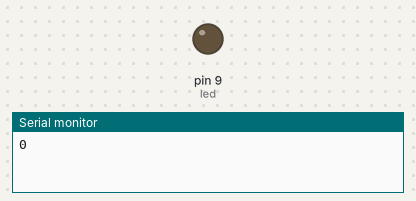
The sketch below on a simulated Arduino Uno, built with avr-gcc and run on an emulated ATmega328P. Shown: output pins drawn as LEDs (lit = HIGH), the last lines printed to the serial monitor.

Above: at 0.05 s.
At 3.05 s:
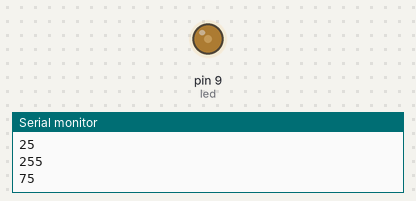
At 6.0 s:
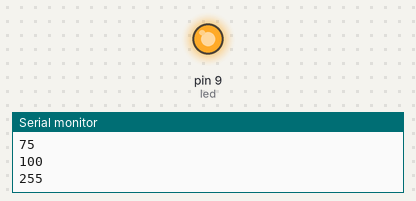
Timing chart, 0 to 7.8 s (numbered marks = the images above):
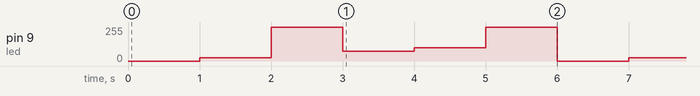

The sketch:

ThirdWardLoopsAndArrays.ino
```cpp
int maximum = 100;
int minim = 0;
int led = 9;

int numbers[] = {0,25,255, 75, 100,255};
int numbersLength = 6;

void setup(){
  Serial.begin(9600);
  pinMode(led,OUTPUT);

  //Serial.println(numbers[0]);
  /*
  while(minim < maximum){

    minim++;
    Serial.println(minim);
    delay(100);

  }

  for(int i = 0; i < 100; i++){
    Serial.println(i);
    delay(100);
  }
  */
}


void loop(){
  /*
  for(int i = 0; i < 255; i++){
    Serial.println(i);
    analogWrite(led,i);
    delay(10);
  }
  for(int i = 255; i > 0; i--){
    Serial.println(i);
    analogWrite(led,i);
    delay(10);
  }
  */


  for(int i = 0; i < numbersLength; i++){
    Serial.println(numbers[i]);
    analogWrite(led,numbers[i]);
    delay(1000);
  }
}
```

Measured:
- by itself, pin 9 (led): repeats every 6.0 s: 255/255 1.0 s, 75/255 1.0 s, 100/255 1.0 s, 255/255 1.0 s, 0/255 1.0 s, 25/255 1.0 s
